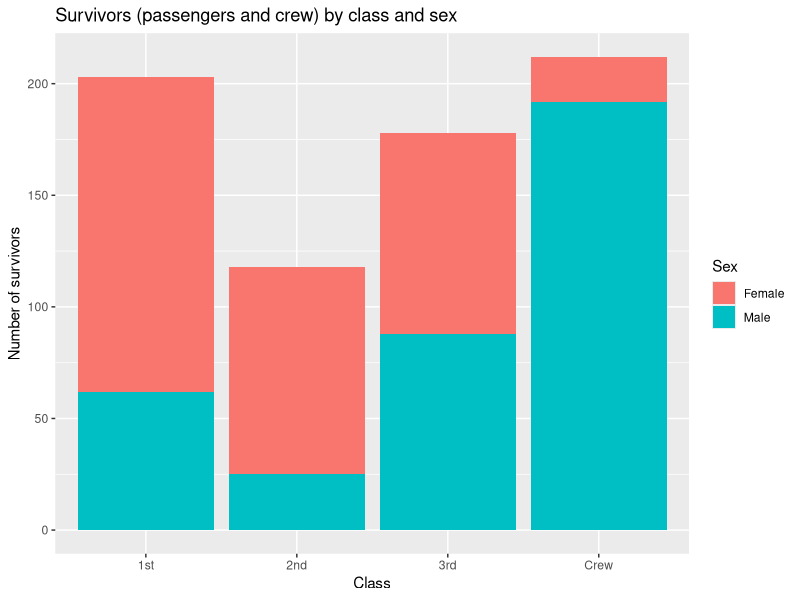
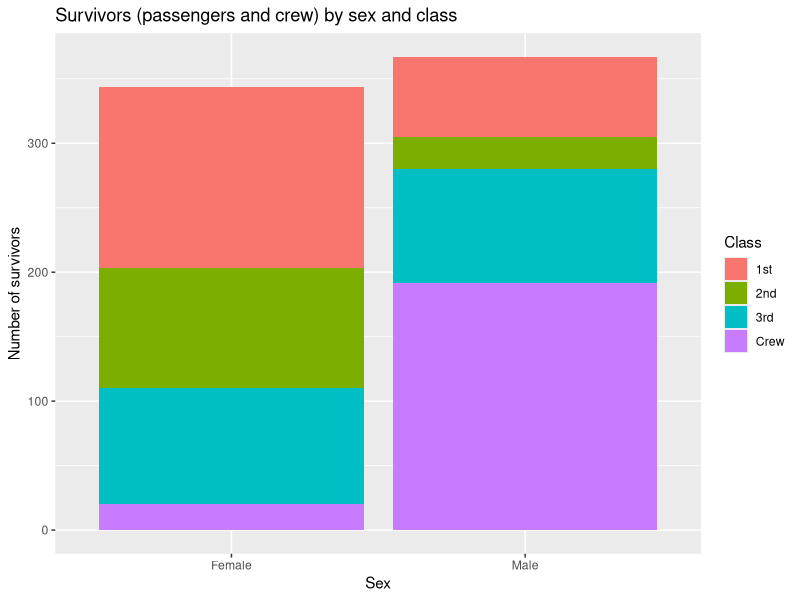
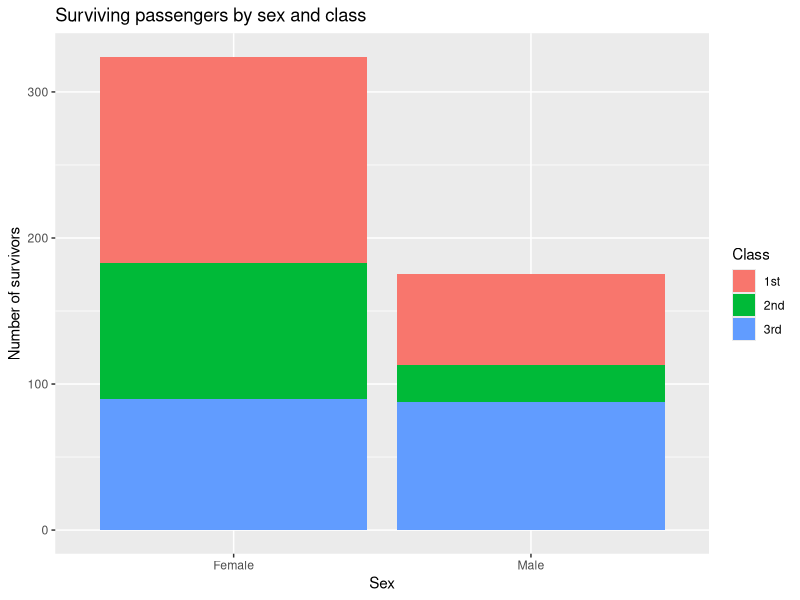
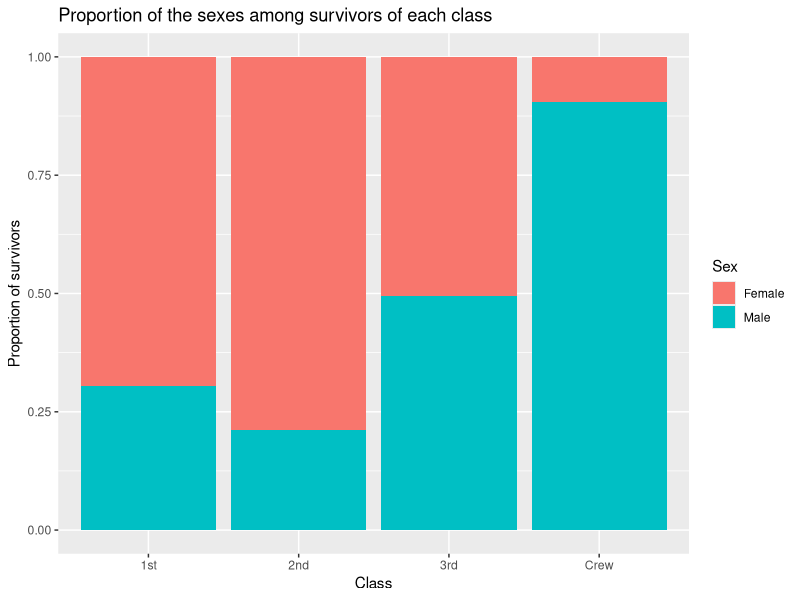
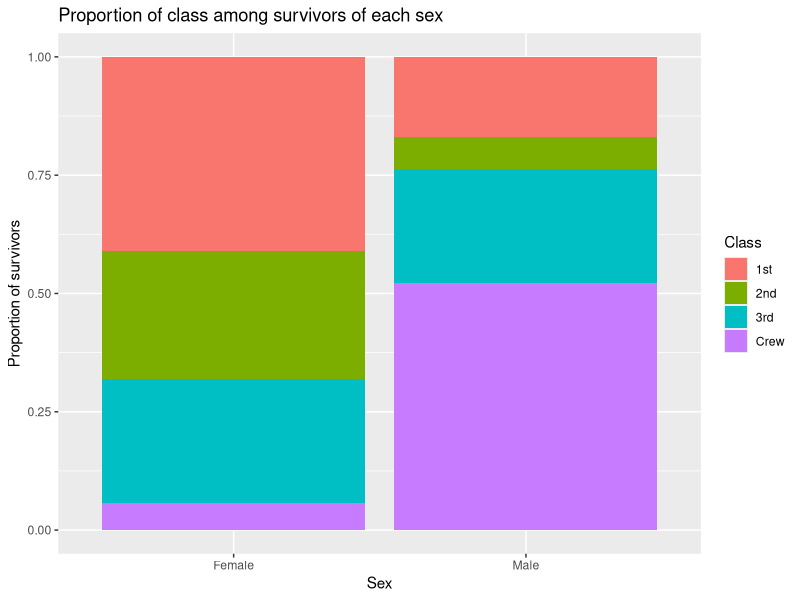
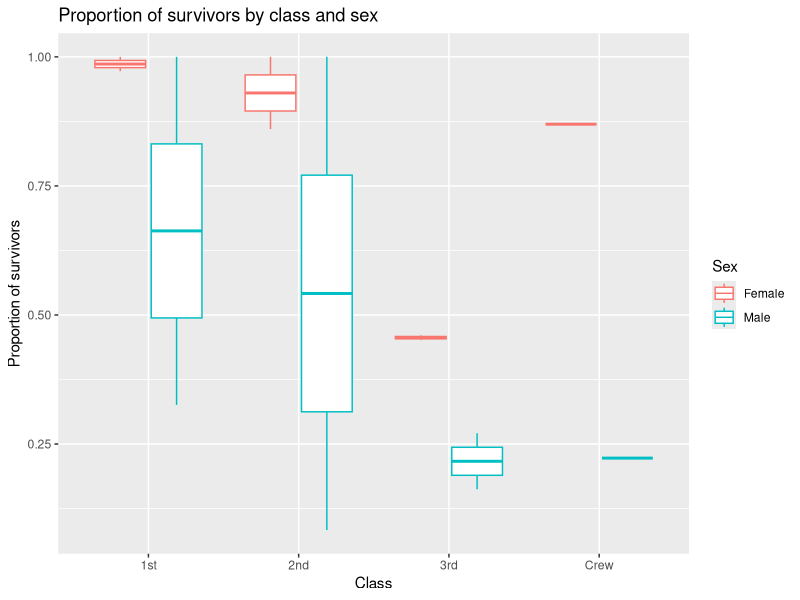
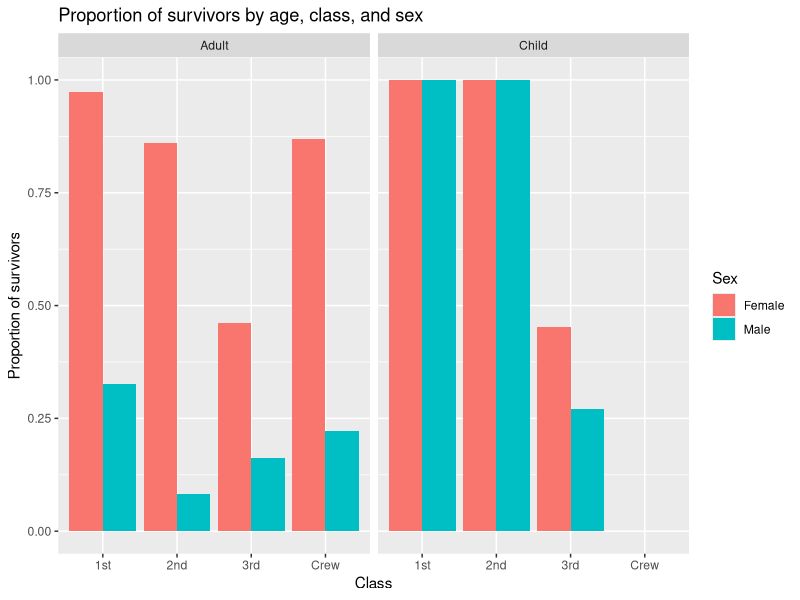
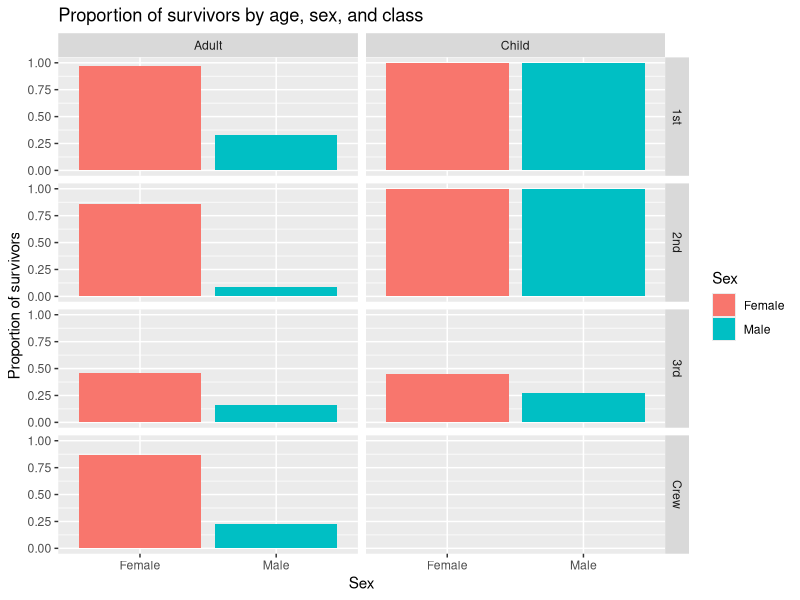

Recreate these plots in R, in order.
## ---- chunk 1
library(tidyverse)

df_titanic <- as_tibble(Titanic)
## ---- chunk 2
## TASK: Perform a `glimpse` of df_titanic
glimpse(df_titanic)
## ---- chunk 3
## NOTE: No need to edit! We'll cover how to
## do this calculation in a later exercise.
df_titanic %>% summarize(total = sum(n))
## ---- chunk 4
## TASK: Visualize counts against `Class` and `Sex`
df_titanic %>%
  filter(Survived == "Yes") %>%
  ggplot() +
    geom_col(mapping = aes(x = Class, y = n, fill = Sex)) +
    labs(
      title = "Survivors (passengers and crew) by class and sex", 
      y = "Number of survivors"
    )
## ---- chunk 5
## TASK: Visualize counts against `Class` and `Sex`
df_titanic %>%
  filter(Survived == "Yes") %>%
  ggplot() +
    geom_col(mapping = aes(x = Sex, y = n, fill = Class)) +
    labs(
      title = "Survivors (passengers and crew) by sex and class", 
      y = "Number of survivors"
    )
## ---- chunk 6
df_titanic %>%
  filter(Survived == "Yes", Class != "Crew") %>%
  ggplot() +
    geom_col(mapping = aes(x = Sex, y = n, fill = Class)) +
    labs(
      title = "Surviving passengers by sex and class",
      y = "Number of survivors"
    )

## ---- chunk 7
## TASK: Visualize counts against `Class` and `Sex`
df_titanic %>%
  filter(Survived == "Yes") %>%
  ggplot() +
    geom_col(mapping = aes(x = Class, y = n, fill = Sex), position = "fill") +
    labs(
      title = "Proportion of the sexes among survivors of each class", 
      y = "Proportion of survivors"
    )
## ---- chunk 8
## TASK: Visualize counts against `Class` and `Sex`
df_titanic %>% 
  filter(Survived == "Yes") %>%
  ggplot() +
    geom_col(mapping = aes(x = Sex, y = n, fill = Class), position = "fill") +
    labs(
      title = "Proportion of class among survivors of each sex", 
      y = "Proportion of survivors"
    )
## ---- chunk 9
## NOTE: No need to edit! We'll cover how to
## do this calculation in a later exercise.
df_prop <-
  df_titanic %>%
  group_by(Class, Sex, Age) %>%
  mutate(
    Total = sum(n),
    Prop = n / Total
  ) %>%
  ungroup()
df_prop
## ---- chunk 10
df_prop %>%
  filter(Survived == "Yes", !is.na(Prop)) %>%
  ggplot() +
    geom_boxplot(mapping = aes(x = Class, y = Prop, color = Sex)) +
    labs(
      title = "Proportion of survivors by class and sex", 
      y = "Proportion of survivors"
    )
## ---- chunk 11
df_prop %>%
  filter(Survived == "Yes", !is.na(Prop)) %>%
  ggplot() +
    geom_col(
      mapping = aes(x = Class, y = Prop, fill = Sex), 
      position = "dodge"
    ) +
    facet_grid(. ~ Age) +
    labs(
      title = "Proportion of survivors by age, class, and sex", 
      y = "Proportion of survivors"
    )
## ---- chunk 12
df_prop %>%
  filter(Survived == "Yes", !is.na(Prop)) %>%
  ggplot() +
    geom_col(mapping = aes(x = Sex, y = Prop, fill = Sex), position = "dodge") +
    facet_grid(Class ~ Age) +
    labs(
      title = "Proportion of survivors by age, sex, and class", 
      y = "Proportion of survivors"
    )
## ---- chunk 13
df_prop %>%
  filter(Survived == "Yes", !is.na(Prop)) %>%
  ggplot() +
    geom_col(
      mapping = aes(x = Age, y = Prop, fill = Age), 
      position = "dodge"
    ) +
    facet_grid(Sex ~ Class) +
    scale_fill_brewer(palette="Set2") +
    labs(
      title = "Proportion of survivors by class, age, and sex", 
      y = "Proportion of survivors"
    )
## ---- chunk 14
df_prop %>%
  filter(Survived == "Yes", Age == "Child", !is.na(Prop)) %>%
  ggplot() +
    geom_col(
      mapping = aes(x = Class, y = Prop, fill = Sex), 
      position = "dodge"
    ) +
    labs(
      title = "Proportion of children who survived by class and sex", 
      y = "Proportion of children who survived"
    )
## ---- chunk 15
df_prop %>%
  filter(Survived == "Yes", Age == "Adult", !is.na(Prop)) %>%
  ggplot() +
    geom_col(mapping = aes(x = Sex, y = Prop, fill = Sex), position = "dodge") +
    facet_grid(. ~ Class) +
    labs(
      title = "Proportion of adult survivors by sex and class", 
      y = "Proportion of survivors"
    )
## ---- chunk 16
df_prop %>%
  filter(Survived == "Yes", Age == "Adult", Class != "Crew", !is.na(Prop)) %>%
  ggplot() +
    geom_col(mapping = aes(x = Sex, y = Prop, fill = Sex), position = "dodge") +
    facet_grid(. ~ Class) +
    labs(
      title = "Proportion of surviving adult passengers by sex and class", 
      y = "Proportion of survivors"
    )
## ---- chunk 17
df_prop %>%
  filter(Survived == "Yes", Class != "Crew", !is.na(Prop)) %>%
  ggplot() +
    geom_col(
      mapping = aes(x = Age, y = Prop, fill = Age), 
      position = "dodge"
    ) +
    facet_grid(Sex ~ Class) +
    scale_fill_brewer(palette="Set2") +
    labs(
      title = "Proportion of surviving passengers by class, age, and sex", 
      y = "Proportion of survivors"
    )
